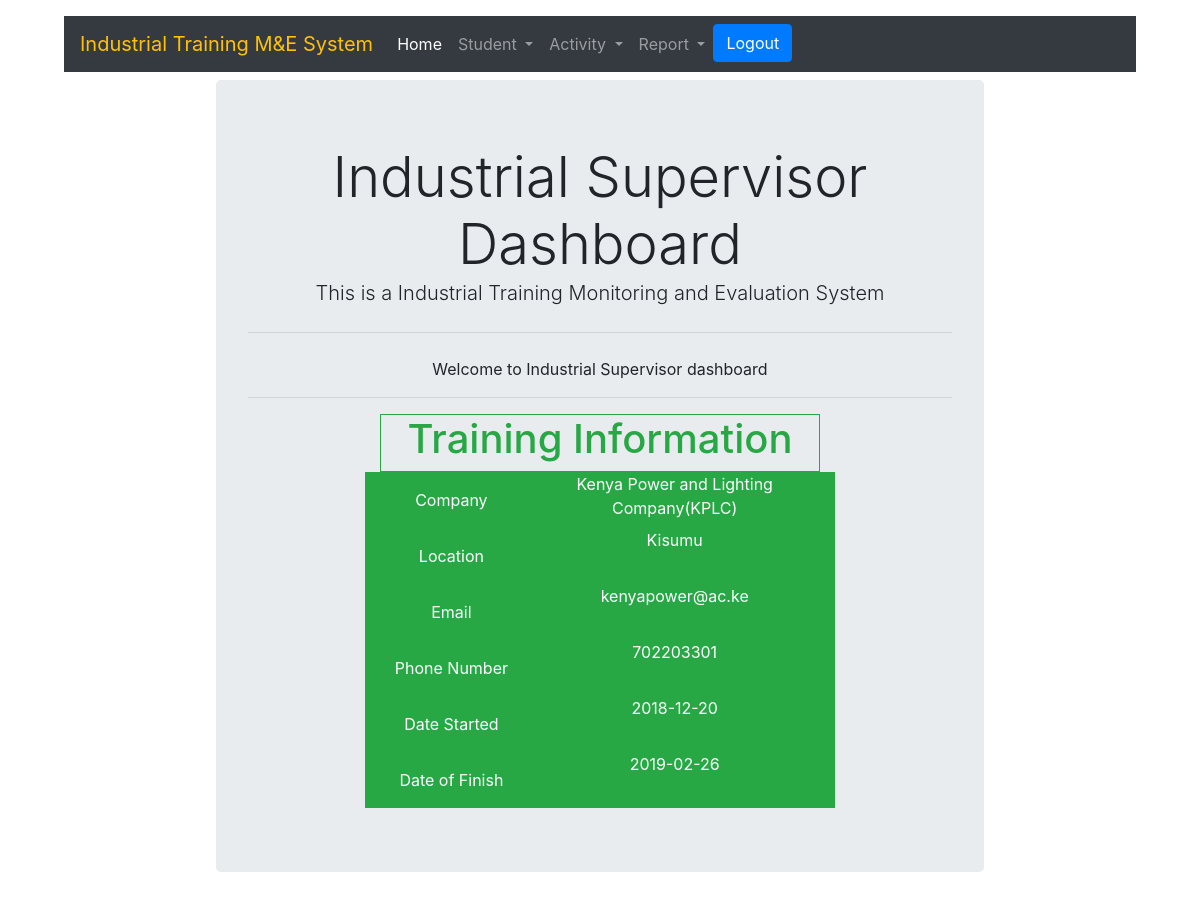
The page /IndustrySupervisor/index.php (signed in) on the database its author committed.
### tables this page shows
CREATE TABLE `industry` (
  `id` int(11) NOT NULL,
  `student` int(11) NOT NULL,
  `type` enum('Attachment','Internship','','') NOT NULL DEFAULT 'Attachment',
  `company` varchar(255) NOT NULL,
  `location` varchar(255) NOT NULL,
  `email` varchar(255) DEFAULT NULL,
  `phone_number` int(11) DEFAULT NULL,
  `startdate` date DEFAULT NULL,
  `enddate` date DEFAULT NULL,
  `industrysupervisor` int(11) DEFAULT NULL,
  `schoolsupervisor` int(11) NOT NULL,
  `posted` timestamp NOT NULL DEFAULT CURRENT_TIMESTAMP
);

### IndustrySupervisor/index.php (the view, shortened to what this page needs)
<?php
  $filePath='../connection.php';
  if(!file_exists($filePath)){
    echo 'Connection File not found';
  }else{
    if(empty($_SESSION['staffid'])){
      header('location:../index.php');
    }else{
          $sql="SELECT * FROM industry WHERE industrysupervisor=".$_SESSION['staffid']."";
      $result=$conn->query($sql) or die($conn->error);
      if($result->num_rows > 0){
        $row=$result->fetch_assoc();
      }
    }
  }
?>
<doctype html>
<html lang="en">
  <head>
    <link rel="stylesheet" href="../css/bootstrap.min.css">
  </head>
  <body>
    <div class="container-fluid p-3 ">
      <?php include_once "navbar.php"; ?>
     <div class="row">
         <div class="col-sm-8 offset-md-2 text-center">
             <div class="jumbotron">
                 <div class="display-4">Industrial  Supervisor Dashboard</div>
                  <div class="lead">This is a Industrial Training Monitoring and Evaluation System</div>
                 <hr class="my-4">
                 <p>Welcome to Industrial Supervisor dashboard</p>
                 <hr />
             <div class="col-8 offset-md-2 text-center">
               <h1 class="text-success border border-success mb-0 pb-2  ">Training Information</h1>
               <div class="row bg-success text-white  ">
                <div class="col-4 m-2 p-2">Company</div><div class="col-7"><?php echo $row['company']; ?></div>
                <div class="col-4 m-2 p-2">Location</div><div class="col-7"><?php echo $row['location']; ?></div>
                <div class="col-4 m-2 p-2">Email</div><div class="col-7"><?php echo $row['email']; ?></div>
                <div class="col-4 m-2 p-2">Phone Number</div><div class="col-7"><?php echo $row['phone_number']; ?></div>
                <div class="col-4 m-2 p-2">Date Started</div><div class="col-7"><?php echo $row['startdate']; ?></div>
                <div class="col-4 m-2 p-2">Date of Finish</div><div class="col-7"><?php echo $row['enddate']; ?></div>
               </div>
             </div>
             </div>
         </div>
    </div>
    </div>
  </body>
</html>

### rows shown on the page
industry: company "Kenya Power and Lighting Company(KPLC)", location "Kisumu", email "kenyapower@ac.ke", phone_number "702203301", startdate "2018-12-20", enddate "2019-02-26"
